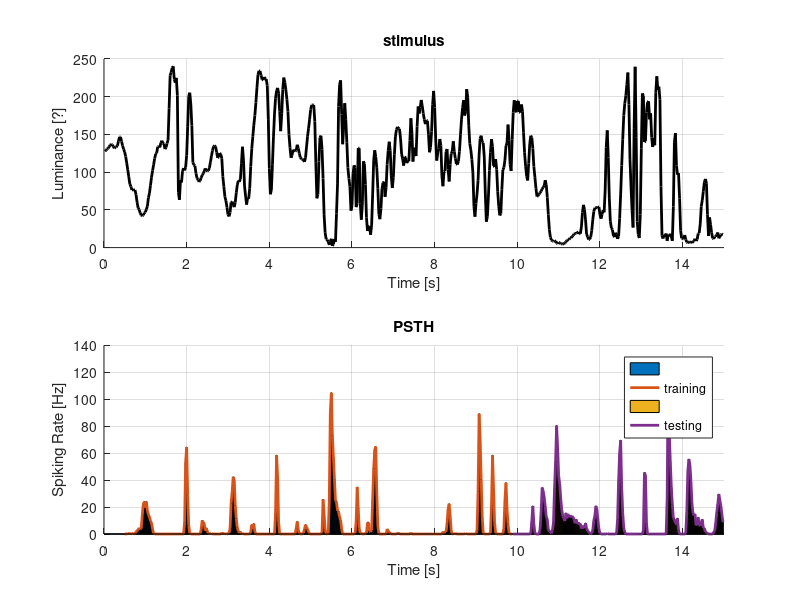
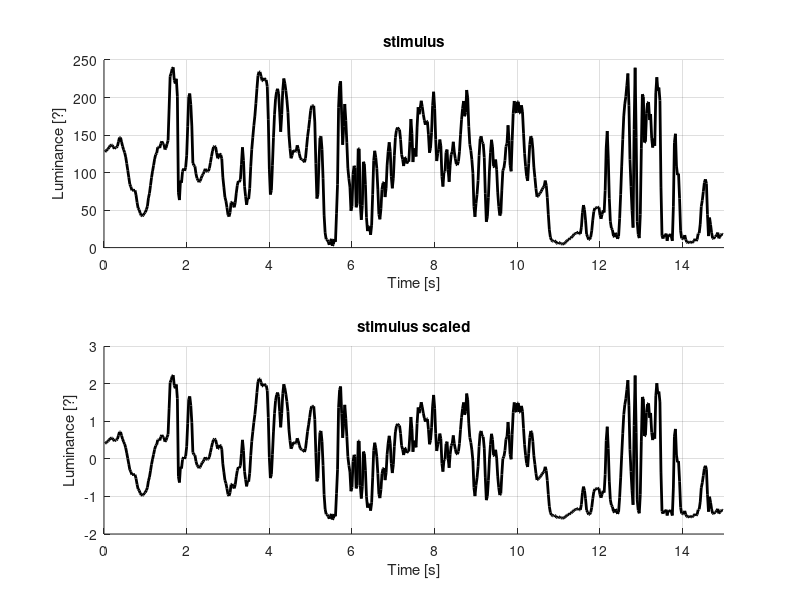

The MATLAB script that drew these images, in order: (Note: this script raises an error after producing the figures.)
%%  2023_04_11 TP 1
%   MI210 - Neurocomputational Models
%   ===========================================================================

clc
clear all   % ctrl+r:   comment
close all   % ctrl+t: uncomment

RA = 217276;

whos -file dataENSTA_Lect_1.mat % sees  data
%   Name             Size              Bytes  Class     Attributes

%   binnedOFF      100x599            479200  double              
%   binnedON       100x599            479200  double              
%   dt               1x1                   8  double    sampling time          
%   stim           599x1                4792  double    stimulus

load dataENSTA_Lect_1.mat   % loads data

[R, T] = size(binnedOFF);
integration_time = 0.5;
number_bins = integration_time/dt;  % number of time bins that correspond to desired
                                    % 0.5 seconds of integration time


%%  COMPUTE AND VISUALIZE STIMULUS PSTH
%   Peri-Stimulus Time Histogram
%   ============================================================================

%   PSTH stands for "Peri-Stimulus Time Histogram", which is a graphical 
%   representation of the firing rate of a neuron or a population of neurons 
%   over time in response to a specific stimulus or event.

%   The PSTH  in response to a stimulus is created by:
%       - dividing a period of time into small bins;
%       - counting the number of spikes that occur within each bin;

%   The resulting counts are then normalized by the bin width and the number
%   of trials to obtain an estimate of the average firing rate over time.

%   Normalized count is called the Spike Density Function also known from it's
%   accronym.

%   separated data from machine learning
training_time = number_bins : floor(0.66*T);    % training time bins, 2/3
testing_time  = ceil(0.66*T) : T;               % testing  time bins, 1/3
size_training = numel(training_time);
size_testing  = numel(testing_time);

%   select dataset:
if true
    %   studying OFF cells
    training_data = mean(binnedOFF(:,training_time), 1);
    testing_data  = mean(binnedOFF(:,testing_time),  1);
    
else
    %   studying ON  cells
    training_data = mean(binnedON(:,training_time), 1);
    testing_data  = mean(binnedON(:,testing_time),  1);

end

% normalization of bins
psth_training = training_data/dt;
psth_testing  = testing_data/dt;


fig=figure;

subplot(2,1,1)
hold on
title('stimulus')
plot((1:T)*dt, stim, 'k', 'LineWidth', 2.0)
xlabel('Time [s]'); xlim([0,15]);
ylabel('Luminance [?]')
grid on

subplot(2,1,2)
hold on
title('PSTH')
bar(training_time*dt, psth_training)
plot(training_time*dt, psth_training,'LineWidth', 2.0)
bar(testing_time*dt,  psth_testing)
plot(testing_time*dt,  psth_testing, 'LineWidth', 2.0)
xlabel('Time [s]'); xlim([0,15]);
ylabel('Spiking Rate [Hz]')
grid on
legend('', 'training', '', 'testing')

%   what we can notice:
%       - y-axis has is typical unit: Spikes per Second, [Hz] 
%           also know as Normalized Firing Rate;
%       - integration_time is respected: PSTH only start after the
%           0.5s were gone
% 
%   we can notice that the PSTH is sligthly right shifted dude to the integration
%   time chosen with spiking rate higher when the luminance is low, with a threshold
%   of around 55. 


%%  STIMULUS PRE-PROCESSING
%   ============================================================================

%   The pre-processing of a stimulus can involve several steps depending on the 
%   nature of the stimulus and the goals of the experiment. However, some common 
%   steps involved in stimulus pre-processing include:
%       - filtering: low-pass filter, band-pass filter or high-pass filter;
%       - scaling: normalize within a certain range;
%       - sampling: ;
%       - pre-processing: ;

%   we will use scaling: aiming a mean of zero and standard deviation of one.
stim_scaled = (stim' - mean(stim))/std(stim);
time_range = number_bins : T;

%   visualization
fig=figure;

subplot(2,1,1)
hold on
title('stimulus')
plot((1:T)*dt, stim, 'k', 'LineWidth', 2.0)
xlabel('Time [s]'); xlim([0,15]);
ylabel('Luminance [?]')
grid on

subplot(2,1,2)
hold on
title('stimulus scaled')
plot((1:T)*dt, stim_scaled, 'k', 'LineWidth', 2.0)
xlabel('Time [s]'); xlim([0,15]);
ylabel('Luminance [?]')
grid on

%   as we can see the curve is the same but shifted in th y-axis so it's mean
%   is on zero and is standar déviation in one as it's values are now between, 
%   for the most part, -1 and +1.


stim_full = zeros([T number_bins]);

for tt = time_range
    stim_full(tt, :) = stim_scaled((tt-number_bins+1) : tt);
end


%% STIMULUS PRE-PROCESSING
%%============================================================================
timeRange = integrationTime:T;

%%%%%%%%%%%%    represents codes to be changed
% different, transpose of stimilus
stimTilde = (stim - mean(stim))/std(stim);  % remove mean and normalize over the standard deviation
%%%%%%%%%%%%

fullStim = zeros([T integrationTime]);

for tt=timeRange
    fullStim(tt,:) = stimTilde((tt-integrationTime+1) :tt);
end


%% STIMULUS AUTOCORRELATION
%%============================================================================
% luminance of time is related with the luminance from the previous and next time
% simplify calculation from the correlation calcules
% using the linear mode to calcule the matrix
%%%%%%%%%%%%
% different
stimAutoCorr = fullStim' * fullStim;        % compute autocorrelation of fullStim over training times
%%%%%%%%%%%%

fig=figure;
hold on
plot( 0:integrationTime-1,stimAutoCorr(1,:)/TTr )
xlabel('Time (s)')
ylabel('Auto correlation')
set(gca,'Fontsize',16);
set(gca,'box','off')
% expected that the data is decreesing, overtime the correlation is getting slower
% STA, the average of the data slide 13 of TD2
% STA


%% STA = Spike-Triggered Average, and LINEAR FILTER
%%============================================================================
% formula to calculated
% STA(tau) = \sum_t rTilde(t) * xTilde(t-tau)
% w(tau) =  STA * Inv(autoCov) 
% b = mean( r(t) ) response
%
% But we will first ignore off diagonal elements in autoCorrelation
%   input is normalized normaly
%   output is not normalized normaly
%


%%%%%%%%%%%%
b = mean(rTr);  % mean of rTr
rTrTilde = rTr - b; % remove the mean to analyse the behavior of the curve in time
STA = rTrTilde * fullStim(timeTr, :);
%%%%%%%%%%%%

wLin = STA * inv( diag(diag( stimAutoCorr ) ) ); % normalizy by the diagonal part of the 
% ignore the fact the facct thtat the situmulous is corrected for the moment and continue with the calculation
% in theory as the code is 
% in exam a code would be given to be completed but the evaluation will take part as what is happennig with the code
% what are seeing:
    % it is biphasical, has a positive and a negative part
    % it is off, not logic gate behavior
    % it does not start at zero, has delay to behavior
    % as the values has autocorrelation 
    % as long as we ignore the autocorrelation the graph will have this behavior
    % biologicaly the plot it does not sense

fig=figure;
hold on
plot((1-integrationTime:0)*dt,wLin) % comment
plot( [-dt*integrationTime 0],[0 0],'--k')
xlabel('Past time (s)')
ylabel('wLin')
set(gca,'Fontsize',16);
set(gca,'box','off')


%% LINEAR PREDICTION
%%============================================================================
%
% f(t) = \sum_tau w(tau) * ( x(t-tau) -mean(x) ) + b
% missing the normal deviation of the sitimula
%


%%%%%%%%%%%%
fLin =  wLin * fullStim(timeTe, :)' + b; % compute prediction for testing times
% makes the matrix multiplication or the convolution cod
%%%%%%%%%%%%

% perfLinReg = corr(psthTe', fLin')

fig=figure;
hold on
plot(timeTe*dt,fLin/dt,'LineWidth',2.0)
plot(timeTe*dt,psthTe,'LineWidth',1.0)
xlim([10 15])
xlabel('Time (s)')
ylabel('Spiking Rate (Hz)')
set(gca,'Fontsize',16);
set(gca,'box','off')

%% WHAT IS HAPPENING ??
%
% Do a scatter plot of psth against prediction
%
% average number of spakes so it should be always positive
% trunquate when the values are negative to remove the problems discovered from the output result

fig=figure;
hold on
%%%%%%%%%%%%
% plot( ??? , ??? , '.','MarkerSize',12)
%%%%%%%%%%%%
plot([-100 100],[-100 100],'--k')
xlabel('PSTH')
ylabel('PREDICTION')
set(gca,'Fontsize',16);
set(gca,'box','off')


%% ReLU TRUNCATION
%
% ReLU(x) = max(x,0)
%

%%%%%%%%%%%%
% implement non-linearity, very common in the brain, in the eyes and in machine learning. it is need to add some non linearity to aproximate the system

fReLU = max(fLin, 0);
% different
% perfReLU = ???
%%%%%%%%%%%%

fig=figure;
hold on
%%%%%%%%%%%%
% different
% plot( ??? , ??? ,'LineWidth',2.0)
% plot( ??? ,psthTe,'LineWidth',1.0)
%%%%%%%%%%%%

xlim([10 15])
xlabel('Time (s)')
ylabel('Spiking Rate (Hz)')
set(gca,'Fontsize',16);
set(gca,'box','off')

%% INCLUDING FULL AUTOCOVARIANCE 
% 
% STA(tau) = \sum_t rTilde(t) * xTilde(t-tau)
% w(tau) =  STA * Inv(autoCov)
% b = mean( r(t) )
%
% And now with the full autoCorrelation
%

%%%%%%%%%%%%
% different
% wLinAC = STA * ????
%%%%%%%%%%%%

fig=figure;
hold on
plot((1-integrationTime:0)*dt,wLin,'LineWidth',2.0) % comment
plot((1-integrationTime:0)*dt,wLinAC,'LineWidth',2.0) % comment
plot( [-dt*integrationTime 0],[0 0],'--k')
xlabel('Past time (s)')
ylabel('wLin')
set(gca,'Fontsize',16);
set(gca,'box','off')

%%%%%%%%%%%%
% different
% fLinAC = ???
%%%%%%%%%%%%

% different >---------------------------------------------------------------<
% fReLUAC 
perfLinAC = corr(psthTe', fLinAC')

fig=figure;
hold on
plot(timeTe*dt,fLin/dt,'LineWidth',2.0)
plot(timeTe*dt,psthTe,'LineWidth',1.0)
plot(timeTe*dt,fLinAC/dt,'LineWidth',1.0)
xlim([10 15]);
xlabel('Time (s)')
ylabel('Spiking Rate (Hz)')
set(gca,'Fontsize',16);
set(gca,'box','off')


%% SMOOTHNESS REGULARIZATION
% teacher version will have the response: it will be shared. run the teacher code and the read the code of the teacher and after we willl discuss the plot to try to understand the code and comment as it will be demaned for the examen
% work with the student code and then work with the teacher version
% f(t) = \sum_tau w(tau) * ( x(t-tau) -mean(x) ) + b
% We seek to minimize 1/2 * \sum_t (r(t) - f(t) ).^2 + lambda/2 * w * Laplacian * w
%
% w * Laplacian * w = sum_tau (w(tau) - w(tau+1)).^2
%


lapl = 4*eye(integrationTime);
lapl = lapl - diag( ones([integrationTime-1 1]),1);
lapl = lapl - diag( ones([integrationTime-1 1]),-1);
lapl(1,1) = 2;
lapl(end,end) = 2;

fig=figure;
imagesc(lapl);
colorbar;

%% Let's try with an example regularization strength 

lambda = 10;

%%%%%%%%%%%%
% wLinReg = ??? 
%%%%%%%%%%%%

fig=figure;
hold on
plot((1-integrationTime:0)*dt,wLin,'LineWidth',2.0) % comment
plot((1-integrationTime:0)*dt,wLinAC,'LineWidth',2.0) % comment
plot((1-integrationTime:0)*dt,wLinReg,'LineWidth',2.0) % comment
plot( [-dt*integrationTime 0],[0 0],'--k')
xlabel('Past time (s)')
ylabel('wLin')
set(gca,'Fontsize',16);
set(gca,'box','off')

%%%%%%%%%%%%
% fLinReg = ???
%%%%%%%%%%%%

perfLinReg = corr(psthTe', fLinReg')

fig=figure;
hold on
plot(timeTe*dt,fLin/dt,'LineWidth',2.0)
plot(timeTe*dt,psthTe,'LineWidth',1.0)
plot(timeTe*dt,fLinAC/dt,'LineWidth',1.0)
plot(timeTe*dt,fLinReg/dt,'LineWidth',1.0)
xlim([10 15])
xlabel('Time (s)')
ylabel('Spiking Rate (Hz)')
set(gca,'Fontsize',16);
set(gca,'box','off')

%% LAMBDA OPTIMIZATION

lambdaRange = logspace(-2,4,30);
nLambda = numel(lambdaRange);
perfLambda = zeros([nLambda 1]);

for ll = 1:nLambda
    lambda=lambdaRange(ll);
    wLinReg = STA * inv( stimAutoCorr + lambda * lapl );
    fLinReg = wLinReg * fullStim(timeTe,:)' + b; % comment

    perfLambda(ll) =  corr(psthTe', fLinReg');
end


fig=figure;
hold on
plot(lambdaRange,perfLambda,'LineWidth',2.0)
set(gca,'XScale','log')
xlabel('Regularization strenght')
ylabel('Performance')
set(gca,'Fontsize',16);
set(gca,'box','off')

%% COMPUTE OPTIMAL W and ADD ReLU

[~,llBest] = max(perfLambda);

lambda = lambdaRange(llBest);
wLinReg = STA * inv( stimAutoCorr + lambda * lapl );
fLinReg = wLinReg * fullStim(timeTe,:)' + b; % comment

perfLinReg = corr(psthTe', fLinReg')

perfReLUReg = corr(psthTe', max(fLinReg,0)')

fig=figure;
hold on
plot((1-integrationTime:0)*dt,wLin,'LineWidth',2.0) % comment
plot((1-integrationTime:0)*dt,wLinAC,'LineWidth',2.0) % comment
plot((1-integrationTime:0)*dt,wLinReg,'LineWidth',2.0) % comment
plot( [-dt*integrationTime 0],[0 0],'--k')
xlabel('Past time (s)')
ylabel('wLin')
set(gca,'Fontsize',16);
set(gca,'box','off')
